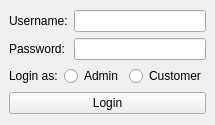
<?xml version="1.0" encoding="UTF-8"?>
<ui version="4.0">
 <class>MainWindow</class>
 <widget class="QMainWindow" name="MainWindow">
  <property name="geometry">
   <rect>
    <x>0</x>
    <y>0</y>
    <width>198</width>
    <height>125</height>
   </rect>
  </property>
  <property name="sizePolicy">
   <sizepolicy hsizetype="Preferred" vsizetype="Preferred">
    <horstretch>0</horstretch>
    <verstretch>0</verstretch>
   </sizepolicy>
  </property>
  <property name="windowTitle">
   <string>Login</string>
  </property>
  <widget class="QWidget" name="centralwidget">
   <layout class="QVBoxLayout" name="verticalLayout_4">
    <item>
     <layout class="QVBoxLayout" name="verticalLayout_3">
      <item>
       <layout class="QHBoxLayout" name="horizontalLayout">
        <item>
         <layout class="QVBoxLayout" name="verticalLayout">
          <item>
           <widget class="QLabel" name="label">
            <property name="text">
             <string>Username:</string>
            </property>
            <property name="buddy">
             <cstring>lineEdit</cstring>
            </property>
           </widget>
          </item>
          <item>
           <widget class="QLabel" name="label_3">
            <property name="text">
             <string>Password:</string>
            </property>
            <property name="buddy">
             <cstring>lineEdit_2</cstring>
            </property>
           </widget>
          </item>
         </layout>
        </item>
        <item>
         <layout class="QVBoxLayout" name="verticalLayout_2">
          <item>
           <widget class="QLineEdit" name="lineEdit"/>
          </item>
          <item>
           <widget class="QLineEdit" name="lineEdit_2"/>
          </item>
         </layout>
        </item>
       </layout>
      </item>
      <item>
       <layout class="QHBoxLayout" name="horizontalLayout_2">
        <item>
         <widget class="QLabel" name="label_2">
          <property name="text">
           <string>Login as:</string>
          </property>
         </widget>
        </item>
        <item>
         <widget class="QRadioButton" name="radioButton">
          <property name="text">
           <string>Admin</string>
          </property>
         </widget>
        </item>
        <item>
         <widget class="QRadioButton" name="radioButton_2">
          <property name="text">
           <string>Customer</string>
          </property>
         </widget>
        </item>
       </layout>
      </item>
      <item>
       <widget class="QPushButton" name="pushButton">
        <property name="text">
         <string>Login</string>
        </property>
       </widget>
      </item>
     </layout>
    </item>
   </layout>
  </widget>
 </widget>
 <tabstops>
  <tabstop>radioButton</tabstop>
  <tabstop>radioButton_2</tabstop>
  <tabstop>lineEdit</tabstop>
  <tabstop>lineEdit_2</tabstop>
  <tabstop>pushButton</tabstop>
 </tabstops>
 <resources/>
 <connections>
  <connection>
   <sender>pushButton</sender>
   <signal>clicked()</signal>
   <receiver>MainWindow</receiver>
   <slot>close()</slot>
   <hints>
    <hint type="sourcelabel">
     <x>109</x>
     <y>110</y>
    </hint>
    <hint type="destinationlabel">
     <x>119</x>
     <y>121</y>
    </hint>
   </hints>
  </connection>
 </connections>
</ui>
